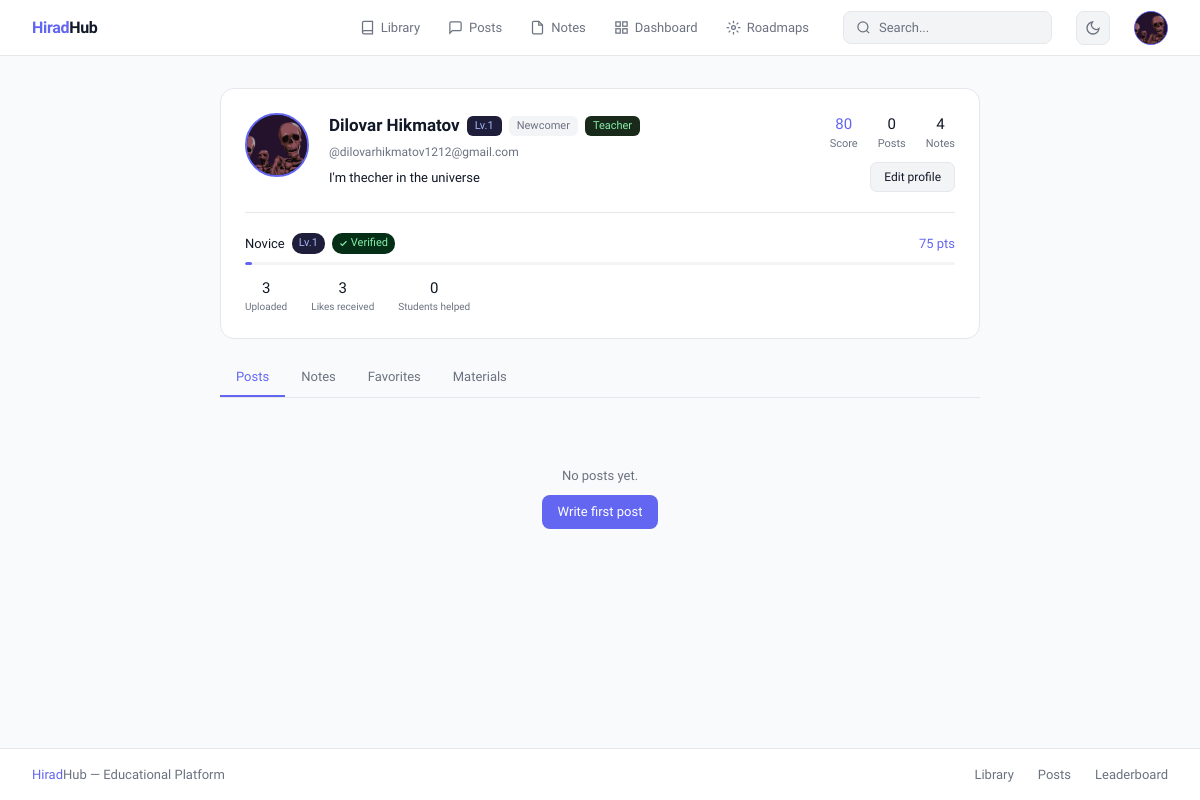
The page /user/profile/ (signed in) on the database as committed earlier.
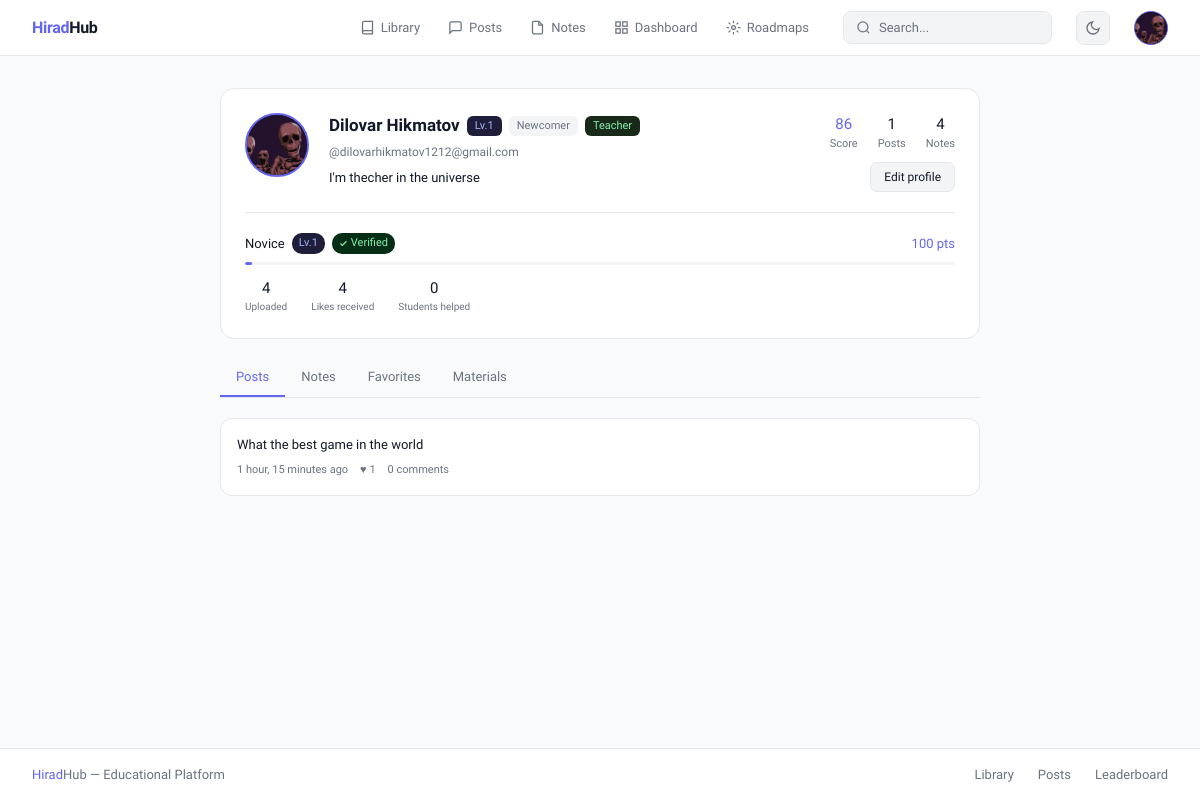
The same page on the database as committed later.
### user/models.py (models this page shows, shortened)
class CustomUser(AbstractUser):
    phone_regex = RegexValidator(
        regex=r'^\+?1?\d{9,15}$',
        message="Phone number must be entered in the format: '+999999999'. Up to 15 digits allowed."
    )
    email = models.EmailField(unique=True, db_index=True)
    first_name = models.CharField(max_length=30, blank=True)
    last_name = models.CharField(max_length=30, blank=True)
    phone_number = models.CharField(max_length=15, blank=True, validators=[phone_regex])
    profile_picture = models.ImageField(upload_to='profile_pictures/', blank=True, null=True)
    bio = models.TextField(blank=True)
    is_email_verified = models.BooleanField(default=False)
    is_verified = models.BooleanField(default=False)
    role = models.CharField(max_length=20, default='student',
    choices=[('student', 'Student'), ('teacher', 'Teacher'), ('director', 'Director'), ('admin', 'Admin'  )])
    username = models.CharField(max_length=150, unique=True)
    groups = models.ManyToManyField(
        'auth.Group',
        verbose_name='groups',
        blank=True,
        help_text='The groups this user belongs to.',
        related_name='customuser_set',
        related_query_name='user',
    )
    score = models.PositiveIntegerField(default=0, db_index=True)
    level = models.PositiveIntegerField(default=1)
    title = models.CharField(max_length=50, blank=True, default='Newcomer')
    user_permissions = models.ManyToManyField(
        'auth.Permission',
        verbose_name='user permissions',
        blank=True,
        help_text='Specific permissions for this user.',
        related_name='customuser_set',
        related_query_name='user',
    )
    class Meta:
        verbose_name = 'User'
        verbose_name_plural = 'Users'

class TeacherProfile(models.Model):
    user = models.OneToOneField(settings.AUTH_USER_MODEL, on_delete=models.CASCADE, related_name='teacher_profile')
    teacher_score = models.PositiveIntegerField(default=0, db_index=True)
    teacher_level = models.PositiveIntegerField(default=1)
    teacher_title = models.CharField(max_length=50, blank=True, default='Novice')
    materials_uploaded = models.PositiveIntegerField(default=0)
    total_likes_received = models.PositiveIntegerField(default=0)
    total_students_helped = models.PositiveIntegerField(default=0)
    is_verified = models.BooleanField(default=False)
    verified_at = models.DateTimeField(blank=True, null=True)
    verified_by = models.ForeignKey(settings.AUTH_USER_MODEL, on_delete=models.SET_NULL, blank=True, null=True, related_name='verified_teachers')
    school = models.ForeignKey('School', on_delete=models.SET_NULL, blank=True, null=True, related_name='teachers')
    created_at = models.DateTimeField(auto_now_add=True)
    class Meta:
        verbose_name = 'Teacher Profile'
        verbose_name_plural = 'Teacher Profiles'

### post/models.py (models this page shows, shortened)
class Post(models.Model):
    POST_TYPES_CHOICES = [
        ('post', 'Post'),
        ('question', 'Question'),
        ('article', 'Article'),
    ]
    author = models.ForeignKey(settings.AUTH_USER_MODEL, on_delete=models.CASCADE, related_name='posts')
    post_type = models.CharField(max_length=20, choices=POST_TYPES_CHOICES, default='post', db_index=True)
    text = models.TextField(max_length=10000, blank=True)
    image = models.ImageField(upload_to='post/images/', null=True, blank=True)
    video = models.FileField(upload_to='post/videos/', null=True, blank=True)
    is_answered = models.BooleanField(default=False, db_index=True)
    accepted_comment = models.OneToOneField('library.Comment', null=True, blank=True, on_delete=models.SET_NULL, related_name='accepted_for')
    view_count = models.PositiveIntegerField(default=0, db_index=True)
    step = models.PositiveIntegerField(default=0, db_index=True)
    created_at = models.DateTimeField(auto_now_add=True)
    updated_at = models.DateTimeField(auto_now=True)
    topics = models.ManyToManyField(Topic, related_name='posts', blank=True)
    likes = GenericRelation('library.Like')
    comments = GenericRelation('library.Comment')
    favorites = GenericRelation('post.Favorite')
    class Meta:
        indexes = [
            models.Index(fields=['-created_at']),
            models.Index(fields=['post_type']),
            models.Index(fields=['author', 'post_type']),
        ]
    @property
    def count_likes(self):
        return self.likes.count()
    @property
    def count_comments(self):
        return self.comments.count()

### user/views.py (the view)
# urls.py: path('profile/', views.profile_view, name='profile'),
@login_required
def profile_view(request):
    user = request.user
    from post.models import Post, Favorite
    from django.contrib.contenttypes.models import ContentType
    post_ct = ContentType.objects.get_for_model(Post)
    favorite_posts = Post.objects.filter(
        id__in=Favorite.objects.filter(
            user=user, content_type=post_ct
        ).values_list('object_id', flat=True)
    ).select_related('author').prefetch_related('likes', 'comments')
    level_idx = min(user.level - 1, len(LEVEL_THRESHOLDS) - 1)
    level_current_min = LEVEL_THRESHOLDS[level_idx]
    if user.level < 10:
        level_next_min = LEVEL_THRESHOLDS[min(level_idx + 1, len(LEVEL_THRESHOLDS) - 1)]
        score_in_level = user.score - level_current_min
        level_range    = level_next_min - level_current_min
        level_progress_pct = min(int(score_in_level / level_range * 100), 100) if level_range > 0 else 100
    else:
        level_current_min  = LEVEL_THRESHOLDS[-1]
        level_next_min     = level_current_min
        level_progress_pct = 100
    teacher_profile  = None
    director_profile = None
    teacher_books    = []
    teacher_videos   = []
    teacher_podcasts = []
    if user.role in ('teacher', 'director', 'admin'):
        from library.models import Book, Video, Podcast
        try:
            teacher_profile = user.teacher_profile
        except Exception:
            pass
        teacher_books    = Book.objects.filter(creator=user).order_by('-created_at')
        teacher_videos   = Video.objects.filter(creator=user).order_by('-created_at')
        teacher_podcasts = Podcast.objects.filter(creator=user).order_by('-created_at')
        if user.role == 'director':
            try:
                director_profile = user.director_profile
            except Exception:
                pass
    return render(request, 'user/profile/profile.html', {
        'user':              user,
        'favorite_posts':    favorite_posts,
        'level_current_min': level_current_min,
        'level_next_min':    level_next_min,
        'level_progress_pct': level_progress_pct,
        'teacher_profile':   teacher_profile,
        'director_profile':  director_profile,
        'teacher_books':     teacher_books,
        'teacher_videos':    teacher_videos,
        'teacher_podcasts':  teacher_podcasts,
    })

### library/models.py (called while the page is built)
    @property
    def count_likes(self):
        return self.likes.count()

### templates/user/profile/profile.html (shortened to what the changed rows need)
{% extends 'base.html' %}
{% block content %}
<div style="max-width:760px; margin:0 auto;">
    <div style="background:var(--surface); border:0.5px solid var(--border); border-radius:14px; padding:1.5rem; margin-bottom:1.25rem;">
        <div style="display:flex; align-items:flex-start; gap:1.25rem; flex-wrap:wrap;">
            <div style="width:64px; height:64px; border-radius:50%; background:#1e1d3a; border:2px solid var(--accent); display:flex; align-items:center; justify-content:center; font-size:22px; font-weight:500; color:#a5b4fc; overflow:hidden; flex-shrink:0;">
                {% if user.profile_picture %}
                <img src="{{ user.profile_picture.url }}" style="width:100%;height:100%;object-fit:cover;" alt="avatar"/>
                {% else %}
                {{ user.username|first|upper }}
                {% endif %}
            </div>
            <div style="flex:1; min-width:0;">
                <div style="display:flex; align-items:center; gap:7px; flex-wrap:wrap; margin-bottom:4px;">
                    <p style="font-size:17px; font-weight:600; color:var(--text);">{{ user.get_full_name|default:user.username }}</p>
                    <span style="font-size:11px; padding:2px 8px; background:#1e1d3a; color:#a5b4fc; border-radius:6px; font-weight:500;">Lv.{{ user.level }}</span>
                    <span style="font-size:11px; padding:2px 8px; background:var(--surface2); color:var(--muted); border-radius:6px;">{{ user.title }}</span>
                    {% if user.role == 'teacher' %}
                    <span style="font-size:11px; padding:2px 8px; background:#1a2a1a; color:#86efac; border-radius:6px;">Teacher</span>
                    {% elif user.role == 'director' %}
                    <span style="font-size:11px; padding:2px 8px; background:#1e1d3a; color:#a5b4fc; border-radius:6px;">Director</span>
                    {% endif %}
                </div>
                <p style="font-size:12px; color:var(--muted);">@{{ user.username }}</p>
                {% if user.bio %}
                <p style="font-size:13px; color:var(--text); margin-top:7px; line-height:1.6;">{{ user.bio }}</p>
                {% endif %}
            </div>
            <div style="display:flex; flex-direction:column; align-items:flex-end; gap:10px; flex-shrink:0;">
                <div style="display:flex; gap:1.25rem; text-align:center;">
                    <div>
                        <p style="font-size:15px; font-weight:500; color:var(--accent);">{{ user.score }}</p>
                        <p style="font-size:11px; color:var(--muted);">Score</p>
                    </div>
                    <div>
                        <p style="font-size:15px; font-weight:500; color:var(--text);">{{ user.posts.count }}</p>
                        <p style="font-size:11px; color:var(--muted);">Posts</p>
                    </div>
                    <div>
                        <p style="font-size:15px; font-weight:500; color:var(--text);">{{ user.notes.count }}</p>
                        <p style="font-size:11px; color:var(--muted);">Notes</p>
                    </div>
                </div>
            </div>
        </div>
        {% if user.role == 'teacher' or user.role == 'director' %}
        {% if teacher_profile %}
        <div style="margin-top:1.25rem; padding-top:1.25rem; border-top:0.5px solid var(--border);">
            <div style="display:flex; align-items:center; justify-content:space-between; margin-bottom:8px; flex-wrap:wrap; gap:6px;">
                <div style="display:flex; align-items:center; gap:7px; flex-wrap:wrap;">
                    <p style="font-size:13px; font-weight:500; color:var(--text);">{{ teacher_profile.teacher_title }}</p>
                    <span style="font-size:11px; padding:2px 7px; background:#1e1d3a; color:#a5b4fc; border-radius:10px;">Lv.{{ teacher_profile.teacher_level }}</span>
                    {% if teacher_profile.is_verified %}
                    <span style="display:inline-flex; align-items:center; gap:3px; font-size:11px; padding:2px 7px; background:#052e16; color:#86efac; border-radius:10px;">
                        <svg width="9" height="9" viewBox="0 0 24 24" fill="none" stroke="currentColor" stroke-width="3"><polyline points="20 6 9 17 4 12"/></svg>
                        Verified
                    </span>
                    {% else %}
                    <span style="font-size:11px; padding:2px 7px; background:#1a1100; color:#fcd34d; border-radius:10px;">Pending verification</span>
                    {% endif %}
                </div>
                <span style="font-size:13px; font-weight:500; color:var(--accent);">{{ teacher_profile.teacher_score }} pts</span>
            </div>
            <div style="height:3px; background:var(--surface2); border-radius:2px; overflow:hidden; margin-bottom:12px;">
                <div style="height:100%; width:{% widthratio teacher_profile.teacher_score 10000 100 %}%; background:var(--accent); border-radius:2px; max-width:100%;"></div>
            </div>
            <div style="display:flex; gap:1.5rem; flex-wrap:wrap;">
                <div style="text-align:center;">
                    <p style="font-size:15px; font-weight:500; color:var(--text);">{{ teacher_profile.materials_uploaded }}</p>
                    <p style="font-size:10px; color:var(--muted);">Uploaded</p>
                </div>
                <div style="text-align:center;">
                    <p style="font-size:15px; font-weight:500; color:var(--text);">{{ teacher_profile.total_likes_received }}</p>
                    <p style="font-size:10px; color:var(--muted);">Likes received</p>
                </div>
                <div style="text-align:center;">
                    <p style="font-size:15px; font-weight:500; color:var(--text);">{{ teacher_profile.total_students_helped }}</p>
                    <p style="font-size:10px; color:var(--muted);">Students helped</p>
                </div>
            </div>
        </div>
        {% endif %}
        {% endif %}
    </div>
    <div id="panel-posts">
        {% if user.posts.all %}
        <div style="display:flex; flex-direction:column; gap:8px;">
            {% for post in user.posts.all|slice:":15" %}
            <a href="{% url 'post:detail' post.pk %}" style="text-decoration:none;">
                <div style="background:var(--surface); border:0.5px solid var(--border); border-radius:12px; padding:1rem; transition:border-color 0.15s;"
                    onmouseover="this.style.borderColor='var(--accent)'" onmouseout="this.style.borderColor='var(--border)'">
                    <p style="font-size:13px; color:var(--text); line-height:1.6; margin-bottom:7px;">{{ post.text|truncatechars:120 }}</p>
                    <div style="display:flex; align-items:center; gap:12px;">
                        <span style="font-size:11px; color:var(--muted);">{{ post.created_at|timesince }} ago</span>
                        <span style="font-size:11px; color:var(--muted);">♥ {{ post.count_likes }}</span>
                        <span style="font-size:11px; color:var(--muted);">{{ post.count_comments }} comments</span>
                    </div>
                </div>
            </a>
            {% endfor %}
        </div>
        {% else %}
        <div style="text-align:center; padding:3rem 0;">
            <p style="font-size:13px; color:var(--muted);">No posts yet.</p>
            <a href="{% url 'post:create' %}" style="display:inline-block; margin-top:10px; padding:7px 16px; background:var(--accent); color:#fff; border-radius:8px; font-size:13px; text-decoration:none;">Write first post</a>
        </div>
        {% endif %}
    </div>
</div>
{% endblock %}

### templates/base.html (shortened to what the changed rows need)
<!DOCTYPE html>
<html lang="en">
<head>
    <script src="https://cdn.tailwindcss.com"></script>
</head>
<body>
    <header class="navbar">
        {% if user.is_authenticated %}
        <div class="dropdown" id="user-dropdown">
            <div class="avatar-btn" id="avatar-btn">
                {% if user.profile_picture %}
                <img src="{{ user.profile_picture.url }}" alt="avatar" />
                {% else %}
                {{ request.user.username|first|upper }}
                {% endif %}
            </div>
        </div>
        {% else %}
        <div style="display:flex;align-items:center;gap:6px;flex-shrink:0;">
            <a href="{% url 'user:login' %}" class="btn-ghost">Login</a>
            <a href="{% url 'user:register' %}" class="btn-primary">Register</a>
        </div>
        {% endif %}
    </header>
    <main>{% block content %}{% endblock %}</main>
</body>
</html>

Rows that differ between the two databases and show on the page:
changed CustomUser "Dilovar Hikmatov": score "80" → "86"; posts.count "0" → "1"
changed TeacherProfile "Novice": teacher_score "75" → "100"; materials_uploaded "3" → "4"; total_likes_received "3" → "4"
added Post: text "What the best game in the world", created_at "1 hour, 15 minutes", count_likes "1", count_comments "0"
Other text that changed with them:
text no longer shown: "No posts yet. Write first post"
